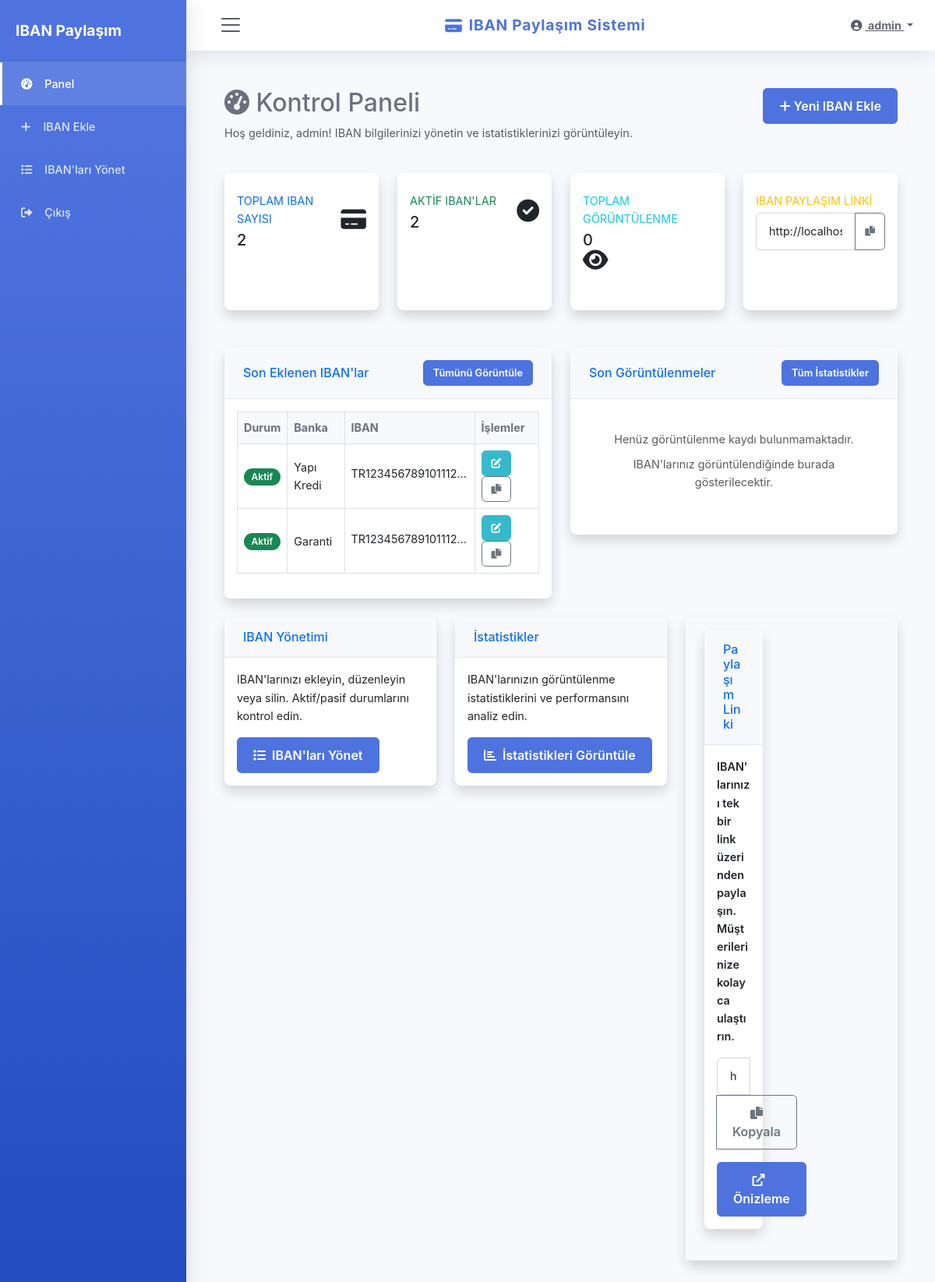
/dashboard.php (signed in), run on the app's committed database.
### tables this page shows
CREATE TABLE `ibans` (
  `id` int(11) NOT NULL,
  `user_id` int(11) NOT NULL,
  `bank_name` varchar(100) NOT NULL,
  `account_name` varchar(100) NOT NULL,
  `iban_number` varchar(50) NOT NULL,
  `description` text DEFAULT NULL,
  `bank_logo` varchar(255) DEFAULT NULL,
  `slug` varchar(100) NOT NULL,
  `is_active` tinyint(1) DEFAULT 1,
  `created_at` timestamp NOT NULL DEFAULT current_timestamp()
);

### dashboard.php (the view, shortened to what this page needs)
<?php
require_once 'db/config.php';
$user_id = $_SESSION['user_id'];
$stmt = $db->prepare("SELECT COUNT(*) FROM ibans WHERE user_id = :user_id");
$stmt->bindParam(':user_id', $user_id);
$stmt->execute();
$total_ibans = $stmt->fetchColumn();
$total_views = 0;
try {
    $stmt = $db->prepare("SHOW TABLES LIKE 'iban_views'");
    $stmt->execute();
    if ($stmt->rowCount() > 0) {
        $stmt = $db->prepare("
            SELECT COUNT(*) FROM iban_views
            WHERE iban_id IN (SELECT id FROM ibans WHERE user_id = :user_id)
        ");
        $stmt->bindParam(':user_id', $user_id);
        $stmt->execute();
        $total_views = $stmt->fetchColumn();
    }
} catch (PDOException $e) {
    $error = $e->getMessage();
}
$stmt = $db->prepare("SELECT COUNT(*) FROM ibans WHERE user_id = :user_id AND is_active = 1");
$stmt->bindParam(':user_id', $user_id);
$stmt->execute();
$active_ibans = $stmt->fetchColumn();
$stmt = $db->prepare("
    SELECT * FROM ibans
    WHERE user_id = :user_id
    ORDER BY created_at DESC
    LIMIT 5
");
$stmt->bindParam(':user_id', $user_id);
$stmt->execute();
$recent_ibans = $stmt->fetchAll();
$recent_views = [];
try {
    $stmt = $db->prepare("SHOW TABLES LIKE 'iban_views'");
    $stmt->execute();
    if ($stmt->rowCount() > 0) {
        $stmt = $db->prepare("
            SELECT v.*, i.bank_name, i.iban_number
            FROM iban_views v
            JOIN ibans i ON v.iban_id = i.id
            WHERE i.user_id = :user_id
            ORDER BY v.view_date DESC
            LIMIT 5
        ");
        $stmt->bindParam(':user_id', $user_id);
        $stmt->execute();
        $recent_views = $stmt->fetchAll();
    }
} catch (PDOException $e) {
}
include 'includes/header.php';
?>
<div class="container-fluid py-4">
    <div class="row mb-4">
        <div class="col-md-8">
            <h2><i class="fas fa-tachometer-alt"></i> Kontrol Paneli</h2>
            <p class="text-muted">Hoş geldiniz, <?php echo htmlspecialchars($_SESSION['username']); ?>! IBAN bilgilerinizi yönetin ve istatistiklerinizi görüntüleyin.</p>
        </div>
        <div class="col-md-4 text-end">
            <a href="add-iban.php" class="btn btn-primary">
                <i class="fas fa-plus"></i> Yeni IBAN Ekle
            </a>
        </div>
    </div>
    <div class="row mb-4">
        <div class="col-xl-3 col-md-6 mb-4">
            <div class="card border-left-primary shadow h-100 py-2">
                <div class="card-body">
                    <div class="row no-gutters align-items-center">
                        <div class="col mr-2">
                            <div class="text-xs font-weight-bold text-primary text-uppercase mb-1">
                                Toplam IBAN Sayısı</div>
                            <div class="h5 mb-0 font-weight-bold text-gray-800"><?php echo $total_ibans; ?></div>
                        </div>
                        <div class="col-auto">
                            <i class="fas fa-credit-card fa-2x text-gray-300"></i>
                        </div>
                    </div>
                </div>
            </div>
        </div>
        <div class="col-xl-3 col-md-6 mb-4">
            <div class="card border-left-success shadow h-100 py-2">
                <div class="card-body">
                    <div class="row no-gutters align-items-center">
                        <div class="col mr-2">
                            <div class="text-xs font-weight-bold text-success text-uppercase mb-1">
                                Aktif IBAN'lar</div>
                            <div class="h5 mb-0 font-weight-bold text-gray-800"><?php echo $active_ibans; ?></div>
                        </div>
                        <div class="col-auto">
                            <i class="fas fa-check-circle fa-2x text-gray-300"></i>
                        </div>
                    </div>
                </div>
            </div>
        </div>
        <div class="col-xl-3 col-md-6 mb-4">
            <div class="card border-left-info shadow h-100 py-2">
                <div class="card-body">
                    <div class="row no-gutters align-items-center">
                        <div class="col mr-2">
                            <div class="text-xs font-weight-bold text-info text-uppercase mb-1">
                                Toplam Görüntülenme</div>
                            <div class="h5 mb-0 font-weight-bold text-gray-800"><?php echo $total_views; ?></div>
                        </div>
                        <div class="col-auto">
                            <i class="fas fa-eye fa-2x text-gray-300"></i>
                        </div>
                    </div>
                </div>
            </div>
        </div>
        <div class="col-xl-3 col-md-6 mb-4">
            <div class="card border-left-warning shadow h-100 py-2">
                <div class="card-body">
                    <div class="row no-gutters align-items-center">
                        <div class="col mr-2">
                            <div class="text-xs font-weight-bold text-warning text-uppercase mb-1">
                                IBAN Paylaşım Linki</div>
                            <div class="input-group">
                                <input type="text" class="form-control form-control-sm" value="<?php echo 'http://' . $_SERVER['SERVER_NAME'] . dirname($_SERVER['PHP_SELF']) . '/public-view.php?id=' . $user_id; ?>" readonly id="shareLink">
                                <button class="btn btn-sm btn-outline-secondary copy-link-btn" type="button">
                                    <i class="fas fa-copy"></i>
                                </button>
                            </div>
                        </div>
                    </div>
                </div>
            </div>
        </div>
    </div>
    <div class="row">
        <div class="col-lg-6">
            <div class="card shadow mb-4">
                <div class="card-header py-3 d-flex flex-row align-items-center justify-content-between">
                    <h6 class="m-0 font-weight-bold text-primary">Son Eklenen IBAN'lar</h6>
                    <a href="manage-ibans.php" class="btn btn-sm btn-primary">
                        Tümünü Görüntüle
                    </a>
                </div>
                <div class="card-body">
                    <?php if (count($recent_ibans) > 0): ?>
                        <div class="table-responsive">
                            <table class="table table-bordered" width="100%" cellspacing="0">
                                <thead>
                                    <tr>
                                        <th>Durum</th>
                                        <th>Banka</th>
                                        <th>IBAN</th>
                                        <th>İşlemler</th>
                                    </tr>
                                </thead>
                                <tbody>
                                    <?php foreach ($recent_ibans as $iban): ?>
                                    <tr>
                                        <td>
                                            <?php if ($iban['is_active']): ?>
                                                <span class="badge bg-success">Aktif</span>
                                            <?php else: ?>
                                                <span class="badge bg-secondary">Pasif</span>
                                            <?php endif; ?>
                                        </td>
                                        <td><?php echo htmlspecialchars($iban['bank_name']); ?></td>
                                        <td>
                                            <span class="d-inline-block text-truncate" style="max-width: 150px;">
                                                <?php echo htmlspecialchars($iban['iban_number']); ?>
                                            </span>
                                        </td>
                                        <td>
                                            <a href="edit-iban.php?id=<?php echo $iban['id']; ?>" class="btn btn-sm btn-info">
                                                <i class="fas fa-edit"></i>
                                            </a>
                                            <button class="btn btn-sm btn-outline-secondary copy-btn"
                                                    data-copy="<?php echo htmlspecialchars($iban['iban_number']); ?>">
                                                <i class="fas fa-copy"></i>
                                            </button>
                                        </td>
                                    </tr>
                                    <?php endforeach; ?>
                                </tbody>
                            </table>
                        </div>
                    <?php endif; ?>
                </div>
            </div>
        </div>
        <div class="col-lg-6">
            <div class="card shadow mb-4">
                <div class="card-header py-3 d-flex flex-row align-items-center justify-content-between">
                    <h6 class="m-0 font-weight-bold text-primary">Son Görüntülenmeler</h6>
                    <a href="statistics.php" class="btn btn-sm btn-primary">
                        Tüm İstatistikler
                    </a>
                </div>
                <div class="card-body">
                    <?php if (count($recent_views) > 0): ?>
                        <div class="table-responsive">
                            <table class="table table-bordered" width="100%" cellspacing="0">
                                <thead>
                                    <tr>
                                        <th>Tarih</th>
                                        <th>IP Adresi</th>
                                        <th>IBAN</th>
                                    </tr>
                                </thead>
                                <tbody>
                                    <?php foreach ($recent_views as $view): ?>
                                    <tr>
                                        <td><?php echo date('d.m.Y H:i', strtotime($view['view_date'])); ?></td>
                                        <td><?php echo htmlspecialchars($view['ip_address']); ?></td>
                                        <td>
                                            <span class="d-inline-block text-truncate" style="max-width: 150px;">
                                                <?php echo htmlspecialchars($view['iban_number']); ?>
                                            </span>
                                        </td>
                                    </tr>
                                    <?php endforeach; ?>
                                </tbody>
                            </table>
                        </div>
                    <?php else: ?>
                        <div class="text-center p-4">
                            <p class="text-muted mb-0">Henüz görüntülenme kaydı bulunmamaktadır.</p>
                            <p class="text-muted mt-2">IBAN'larınız görüntülendiğinde burada gösterilecektir.</p>
                        </div>
                    <?php endif; ?>
                </div>
            </div>
        </div>
    </div>
    <div class="row">
        <div class="col-lg-4 mb-4">
            <div class="card shadow">
                <div class="card-header py-3">
                    <h6 class="m-0 font-weight-bold text-primary">IBAN Yönetimi</h6>
                </div>
                <div class="card-body">
                    <p>IBAN'larınızı ekleyin, düzenleyin veya silin. Aktif/pasif durumlarını kontrol edin.</p>
                    <a href="manage-ibans.php" class="btn btn-primary btn-block">
                        <i class="fas fa-list me-2"></i>IBAN'ları Yönet
                    </a>
                </div>
            </div>
        </div>
        <div class="col-lg-4 mb-4">
            <div class="card shadow">
                <div class="card-header py-3">
                    <h6 class="m-0 font-weight-bold text-primary">İstatistikler</h6>
                </div>
                <div class="card-body">
                    <p>IBAN'larınızın görüntülenme istatistiklerini ve performansını analiz edin.</p>
                    <a href="statistics.php" class="btn btn-primary btn-block">
                        <i class="fas fa-chart-bar me-2"></i>İstatistikleri Görüntüle
                    </a>
                </div>
            </div>
        </div>
        <div class="col-lg-4 mb-4">
            <div class="card shadow">
                <div class="card-header py-3">
        <div class="col-lg-4 mb-4">
            <div class="card shadow">
                <div class="card-header py-3">
                    <h6 class="m-0 font-weight-bold text-primary">Paylaşım Linki</h6>
                </div>
                <div class="card-body">
                    <p>IBAN'larınızı tek bir link üzerinden paylaşın. Müşterilerinize kolayca ulaştırın.</p>
                    <div class="input-group mb-3">
                        <input type="text" class="form-control" value="<?php echo 'http://' . $_SERVER['SERVER_NAME'] . dirname($_SERVER['PHP_SELF']) . '/public-view.php?id=' . $user_id; ?>" readonly id="shareLink2">
                        <button class="btn btn-outline-secondary copy-link-btn" type="button" data-target="shareLink2">
                            <i class="fas fa-copy"></i> Kopyala
                        </button>
                    </div>
                    <a href="<?php echo 'public-view.php?id=' . $user_id; ?>" target="_blank" class="btn btn-primary btn-block">
                        <i class="fas fa-external-link-alt me-2"></i>Önizleme
                    </a>
                </div>
            </div>
        </div>
    </div>
</div>
<?php
include 'includes/footer.php';
?>

### assets/css/style.css (style rules this page uses)
:root { --primary-color: #4e73df; --primary-dark: #2653d4; --primary-light: #e8eafc; --secondary-color: #1cc88a; --warning-color: #f6c23e; --danger-color: #e74a3b; --dark-color: #5a5c69; --light-color: #f8f9fc; --border-color: #e3e6f0; }
body { background-color: #f8f9fc; color: #6e707e; font-family: 'Nunito', -apple-system, BlinkMacSystemFont, 'Segoe UI', Roboto, 'Helvetica Neue', Arial, sans-serif; font-size: 0.9rem; line-height: 1.6; }
.card { border: none; border-radius: 0.5rem; box-shadow: 0 0.15rem 1.75rem 0 rgba(58, 59, 69, 0.15); margin-bottom: 1.5rem; transition: transform 0.2s, box-shadow 0.2s; }
.card-header { background-color: #f8f9fc; border-bottom: 1px solid #e3e6f0; padding: 1.25rem 1.5rem; font-weight: 600; border-top-left-radius: 0.5rem !important; border-top-right-radius: 0.5rem !important; }
.form-control { border-radius: 0.35rem; padding: 0.75rem 1rem; border: 1px solid #d1d3e2; font-size: 0.9rem; }
.btn { border-radius: 0.35rem; padding: 0.625rem 1.25rem; font-weight: 600; transition: all 0.2s; }
.btn-primary { background-color: #4e73df; border-color: #4e73df; }
.btn-info { background-color: #36b9cc; border-color: #36b9cc; color: #fff; }
.btn-sm { padding: 0.375rem 0.75rem; font-size: 0.8rem; }
.table th { font-weight: 700; border-top: none; background-color: #f8f9fc; color: #6e707e; }
.table td { vertical-align: middle; }
.badge { font-weight: 600; padding: 0.4em 0.8em; border-radius: 10rem; font-size: 0.75rem; }
.copy-btn { transition: all 0.2s; }

### includes/header.php (style rules this page uses)
body { overflow-x: hidden; }

### data on the page
ibans: is_active "Aktif", bank_name "Yapı Kredi", iban_number "TR123456789101112…"
ibans: is_active "Aktif", bank_name "Garanti", iban_number "TR123456789101112…"

### other printed values
$_SESSION['username'] "admin"
$total_ibans "2"
$active_ibans "2"
$total_views "0"
